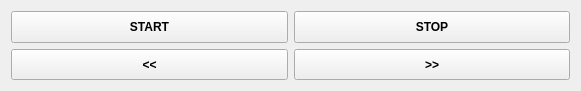
     <widget class="QWidget" name="gridLayoutWidget_4">
      <property name="geometry">
       <rect>
        <x>20</x>
        <y>850</y>
        <width>581</width>
        <height>91</height>
       </rect>
      </property>
      <layout class="QGridLayout" name="gridLayout_3">
       <item row="1" column="0">
        <widget class="QPushButton" name="btn_inhale_3">
         <property name="sizePolicy">
          <sizepolicy hsizetype="Minimum" vsizetype="Preferred">
           <horstretch>0</horstretch>
           <verstretch>0</verstretch>
          </sizepolicy>
         </property>
         <property name="font">
          <font>
           <weight>75</weight>
           <bold>true</bold>
          </font>
         </property>
         <property name="text">
          <string>&lt;&lt;</string>
         </property>
        </widget>
       </item>
       <item row="1" column="1">
        <widget class="QPushButton" name="btn_exhale_3">
         <property name="sizePolicy">
          <sizepolicy hsizetype="Minimum" vsizetype="Preferred">
           <horstretch>0</horstretch>
           <verstretch>0</verstretch>
          </sizepolicy>
         </property>
         <property name="font">
          <font>
           <weight>75</weight>
           <bold>true</bold>
          </font>
         </property>
         <property name="text">
          <string>&gt;&gt;</string>
         </property>
        </widget>
       </item>
       <item row="0" column="1">
        <widget class="QPushButton" name="btn_stop_3">
         <property name="sizePolicy">
          <sizepolicy hsizetype="Minimum" vsizetype="Preferred">
           <horstretch>0</horstretch>
           <verstretch>0</verstretch>
          </sizepolicy>
         </property>
         <property name="font">
          <font>
           <weight>75</weight>
           <bold>true</bold>
          </font>
         </property>
         <property name="styleSheet">
          <string notr="true">color: rgb(0, 0, 0);</string>
         </property>
         <property name="text">
          <string>STOP</string>
         </property>
        </widget>
       </item>
       <item row="0" column="0">
        <widget class="QPushButton" name="btn_start_3">
         <property name="sizePolicy">
          <sizepolicy hsizetype="Minimum" vsizetype="Preferred">
           <horstretch>0</horstretch>
           <verstretch>0</verstretch>
          </sizepolicy>
         </property>
         <property name="font">
          <font>
           <weight>75</weight>
           <bold>true</bold>
          </font>
         </property>
         <property name="styleSheet">
          <string notr="true">color: rgb(0, 0, 0);</string>
         </property>
         <property name="text">
          <string>START</string>
         </property>
        </widget>
       </item>
      </layout>
     </widget>
